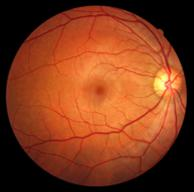
#> input picture hw1/retina.jpg, 194 x 192 px
$ jupyter execute Untitled.ipynb
#> lines starting #> are read from the running program, lines starting #| are printed output that depends on the picture; pictures that were not available may be replaced by others from this repository, and a replacement may not be noted
[cell 1]
from PIL import Image
import numpy as np
import matplotlib.pyplot as plt
img = Image.open('retina.jpg').convert('L')
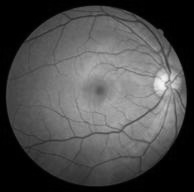
#> img: PIL image 194x192 L; min 0, max 245, mean 75.9

[cell 2]
np.random.rand(10).reshape(5,-1)

[cell 3]
# [15 lines left out: function rgb2gray_mean, not called in this run]

[cell 4]
plt.imshow(img)

[cell 5]
img = plt.imread('retina.jpg')
#> img is the input picture: shape (192, 194, 3); mean R, G, B 128.1, 58.6, 28.3

[cell 6]
# [8 lines left out: function imhist, not called in this run]

def cumsum(h):
	# finds cumulative sum of a numpy array, list
	return [sum(h[:i+1]) for i in range(len(h))]

# [15 lines left out: function histeq, not called in this run]

[cell 7]
# [19 lines left out: function conv2D, not called in this run]

[cell 8]
import numpy as np
import cv2 as cv
from matplotlib import pyplot as plt
img = cv.imread('chest',0)
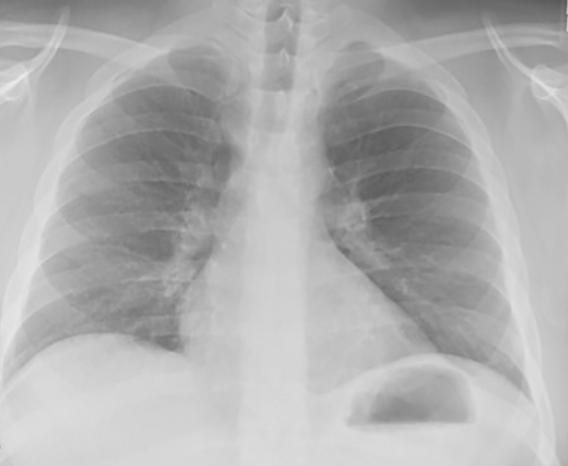
#> input picture hw1/chest.jpg, 568 x 466 px, given in place of chest, which was not available
#> img is the input picture: shape (466, 568); min 87, max 237, mean 175.4
hist,bins = np.histogram(img.flatten(),256,[0,256])
#> hist = 256 values, max 5804 at index 214, min 0 at index 0, mean 1033.9; bins = 257 values from 0 to 256
cdf = hist.cumsum()
#> cdf = 256 values from 0 to 264688
cdf_normalized = cdf * float(hist.max()) / cdf.max()
#> cdf_normalized = 256 values from 0 to 5804
plt.plot(cdf_normalized, color = 'b')
plt.hist(img.flatten(),256,[0,256], color = 'r')
plt.xlim([0,256])
plt.legend(('cdf','histogram'), loc = 'upper left')
plt.show()
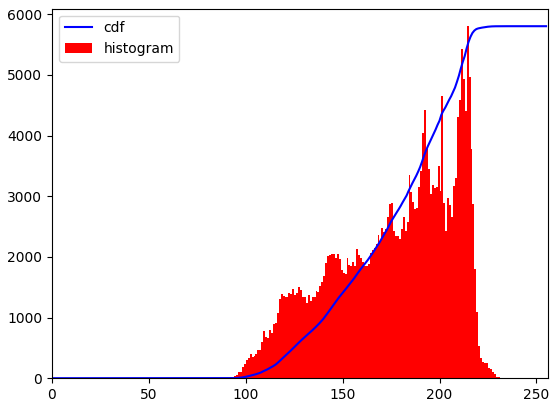
#> figure drawn by matplotlib, 1 panel; tallest bar 5804 high, from x = 214 to 215; curve peaks at x = 237, y = 5804
